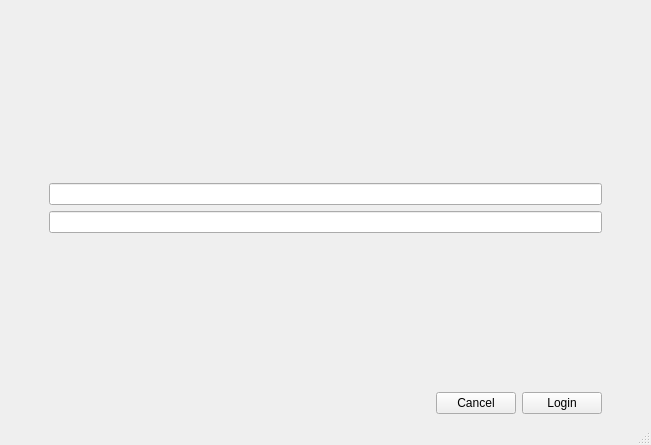
<?xml version="1.0" encoding="UTF-8"?>
<ui version="4.0">
 <class>login</class>
 <widget class="QMainWindow" name="login">
  <property name="geometry">
   <rect>
    <x>0</x>
    <y>0</y>
    <width>651</width>
    <height>445</height>
   </rect>
  </property>
  <property name="minimumSize">
   <size>
    <width>400</width>
    <height>300</height>
   </size>
  </property>
  <property name="maximumSize">
   <size>
    <width>1000</width>
    <height>700</height>
   </size>
  </property>
  <property name="windowTitle">
   <string>login</string>
  </property>
  <widget class="QWidget" name="centralwidget">
   <property name="minimumSize">
    <size>
     <width>400</width>
     <height>200</height>
    </size>
   </property>
   <layout class="QVBoxLayout" name="verticalLayout_2">
    <item>
     <layout class="QVBoxLayout" name="verticalLayout">
      <property name="topMargin">
       <number>0</number>
      </property>
      <item>
       <layout class="QHBoxLayout" name="horizontalLayout_3">
        <item>
         <widget class="QLabel" name="label">
          <property name="text">
           <string/>
          </property>
          <property name="pixmap">
           <pixmap resource="loginpicc.qrc">:/new/prefix1/Bienvenidos.png</pixmap>
          </property>
          <property name="scaledContents">
           <bool>true</bool>
          </property>
         </widget>
        </item>
       </layout>
      </item>
      <item>
       <layout class="QHBoxLayout" name="horizontalLayout_2">
        <item>
         <spacer name="horizontalSpacer_2">
          <property name="orientation">
           <enum>Qt::Orientation::Horizontal</enum>
          </property>
          <property name="sizeType">
           <enum>QSizePolicy::Policy::Preferred</enum>
          </property>
          <property name="sizeHint" stdset="0">
           <size>
            <width>40</width>
            <height>20</height>
           </size>
          </property>
         </spacer>
        </item>
        <item>
         <layout class="QVBoxLayout" name="verticalLayout_3">
          <item>
           <spacer name="verticalSpacer_2">
            <property name="orientation">
             <enum>Qt::Orientation::Vertical</enum>
            </property>
            <property name="sizeHint" stdset="0">
             <size>
              <width>10</width>
              <height>30</height>
             </size>
            </property>
           </spacer>
          </item>
          <item>
           <widget class="QLineEdit" name="lineEdit_2">
            <property name="text">
             <string/>
            </property>
           </widget>
          </item>
          <item>
           <widget class="QLineEdit" name="lineEdit">
            <property name="text">
             <string/>
            </property>
            <property name="echoMode">
             <enum>QLineEdit::EchoMode::Password</enum>
            </property>
           </widget>
          </item>
          <item>
           <spacer name="verticalSpacer">
            <property name="orientation">
             <enum>Qt::Orientation::Vertical</enum>
            </property>
            <property name="sizeHint" stdset="0">
             <size>
              <width>20</width>
              <height>40</height>
             </size>
            </property>
           </spacer>
          </item>
          <item>
           <layout class="QHBoxLayout" name="horizontalLayout">
            <property name="topMargin">
             <number>0</number>
            </property>
            <item>
             <layout class="QVBoxLayout" name="verticalLayout_4"/>
            </item>
            <item>
             <spacer name="horizontalSpacer">
              <property name="orientation">
               <enum>Qt::Orientation::Horizontal</enum>
              </property>
              <property name="sizeHint" stdset="0">
               <size>
                <width>40</width>
                <height>5</height>
               </size>
              </property>
             </spacer>
            </item>
            <item>
             <widget class="QPushButton" name="cerrar">
              <property name="text">
               <string>Cancel</string>
              </property>
              <property name="icon">
               <iconset theme="QIcon::ThemeIcon::ProcessStop"/>
              </property>
             </widget>
            </item>
            <item>
             <widget class="QPushButton" name="pushButton">
              <property name="text">
               <string>Login</string>
              </property>
              <property name="icon">
               <iconset theme="QIcon::ThemeIcon::MailReplySender"/>
              </property>
             </widget>
            </item>
           </layout>
          </item>
         </layout>
        </item>
        <item>
         <spacer name="horizontalSpacer_3">
          <property name="orientation">
           <enum>Qt::Orientation::Horizontal</enum>
          </property>
          <property name="sizeType">
           <enum>QSizePolicy::Policy::Preferred</enum>
          </property>
          <property name="sizeHint" stdset="0">
           <size>
            <width>40</width>
            <height>20</height>
           </size>
          </property>
         </spacer>
        </item>
       </layout>
      </item>
     </layout>
    </item>
   </layout>
  </widget>
  <widget class="QStatusBar" name="statusbar"/>
 </widget>
 <resources>
  <include location="loginpicc.qrc"/>
 </resources>
 <connections/>
</ui>
